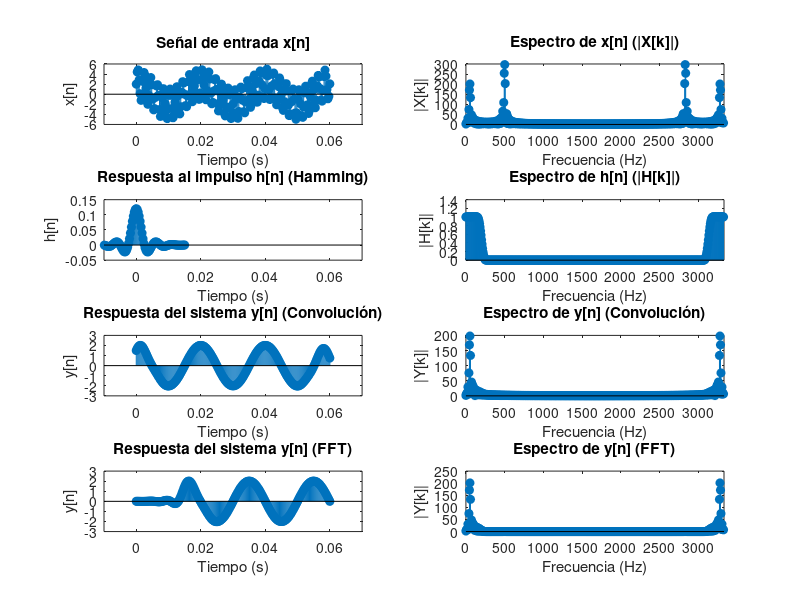

Here is the MATLAB script that generated this plot:
clc;
clear;
close all;

% Parámetros
Nx = 201;            % Cantidad de muestras de la señal
Fm = 3333;           % Frecuencia de muestreo

n = 0:Nx-1;

% Señal de entrada x[n]
x = 2*cos(2*pi*50/Fm*n) + 3*sin(2*pi*500/Fm*n);

% Frecuencia de corte
Fc = 200;            % Frecuencia de corte
Nh = 101;            % Longitud de la respuesta al impulso
nh = -(Nh-1)/2:(Nh-1)/2;

% Respuesta al impulso h[n] usando ventana de Hamming
hv = 2*Fc/Fm*sinc(2*Fc/Fm*nh) .* hamming(Nh).';
hvn = hv / sum(hv);      % Normalización

% Convolución en el tiempo (filtrada)
y_tiempo = conv(x, hvn, 'same');

% Vectores x[n] y h[n] con dimensión N = 2^r
N = 2^nextpow2(Nx + length(nh) - 1);

% Cero-padding de x[n] y h[n]
x_pad = [x, zeros(1, N - length(x))];
h_pad = [hvn, zeros(1, N - length(hvn))];

% Convolución utilizando FFT
X = fft(x_pad);
H = fft(h_pad);
Y = X .* H;
y_fft = ifft(Y);

% Gráficos
figure;

% Primer columna: señales en el tiempo
subplot(4, 2, 1);
stem(n/Fm, x, 'filled');
title('Señal de entrada x[n]');
xlabel('Tiempo (s)');
ylabel('x[n]');
xlim([-0.010, ((Nx-1)/Fm) + 0.010]);

subplot(4, 2, 3);
stem(nh/Fm, hvn, 'filled');
title('Respuesta al impulso h[n] (Hamming)');
xlabel('Tiempo (s)');
ylabel('h[n]');
xlim([-0.010, ((Nx-1)/Fm) + 0.010]);

subplot(4, 2, 5);
stem(n/Fm, y_tiempo, 'filled');
title('Respuesta del sistema y[n] (Convolución)');
xlabel('Tiempo (s)');
ylabel('y[n]');
xlim([-0.010, ((Nx-1)/Fm) + 0.010]);

subplot(4, 2, 7);
stem(n/Fm, y_fft(1:Nx), 'filled');
title('Respuesta del sistema y[n] (FFT)');
xlabel('Tiempo (s)');
ylabel('y[n]');
xlim([-0.010, ((Nx-1)/Fm) + 0.010]);

% Segunda columna: módulos de los espectros
frequencias = (0:N-1)*(Fm/N);

subplot(4, 2, 2);
stem(frequencias, abs(X), 'filled');
title('Espectro de x[n] (|X[k]|)');
xlabel('Frecuencia (Hz)');
ylabel('|X[k]|');
xlim([0, Fm]);

subplot(4, 2, 4);
stem(frequencias, abs(H), 'filled');
title('Espectro de h[n] (|H[k]|)');
xlabel('Frecuencia (Hz)');
ylabel('|H[k]|');
xlim([0, Fm]);

subplot(4, 2, 6);
stem(frequencias, abs(fft(y_tiempo, N)), 'filled');
title('Espectro de y[n] (Convolución)');
xlabel('Frecuencia (Hz)');
ylabel('|Y[k]|');
xlim([0, Fm]);

subplot(4, 2, 8);
stem(frequencias, abs(Y), 'filled');
title('Espectro de y[n] (FFT)');
xlabel('Frecuencia (Hz)');
ylabel('|Y[k]|');
xlim([0, Fm]);
